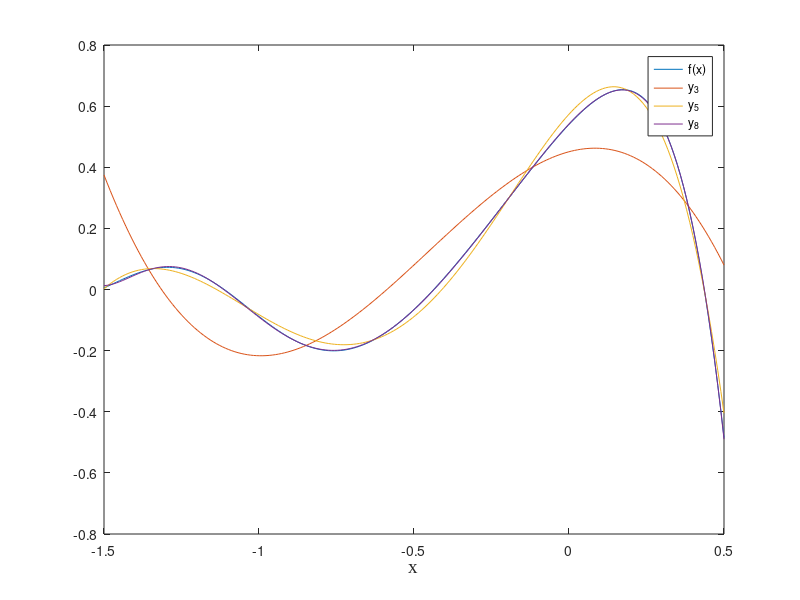

The MATLAB script that drew this image: (Note: this script raises an error after producing the figure.)
x = linspace(-1.5,0.5,200) ;
f = exp(2.*x) .* cos(3.*x.^2 + 1) ;    % f(x)

%A
p1 = polyfit(x,f,3) ;
p2 = polyfit(x,f,5) ;
p3 = polyfit(x,f,8) ;

%B
y1 = polyval(p1,x) ;
y2 = polyval(p2,x) ;
y3 = polyval(p3,x) ;
pl = plot(x,f,x,y1,x,y2,x,y3) ;
xlabel('x','fontsize',14,'fontname','timesnewroman')
legend('f(x)','y_3','y_5','y_8')
pl(1).LineWidth=1;
pl(2).LineWidth=1;
pl(3).LineWidth=1;
pl(4).LineWidth=1.5;
pl(1).Color='b';
pl(2).Color='m';
pl(3).Color='y';
pl(4).Color='r';
pl(1).Marker='d';

%C
df = (exp(2.*x)).*(6.*x .* -sin(3.*x.^2 + 1)) + (2.*exp(2.*x)).*(cos(3.*x.^2 + 1)) ;
dy1 = polyval(polyder(p1),x) ;
dy2 = polyval(polyder(p2),x) ;
dy3 = polyval(polyder(p3),x) ;
figure
plot(x,df,'b','linewidth',1,'marker','s')
hold on
plot(x,dy1,'m','linewidth',1)
plot(x,dy2,'y','linewidth',1)
plot(x,dy3,'r','linewidth',1.5)
xlabel('x','fontsize',14,'fontname','timesnewroman')
legend("f'(x)","y'_3","y'_5","y'_8")